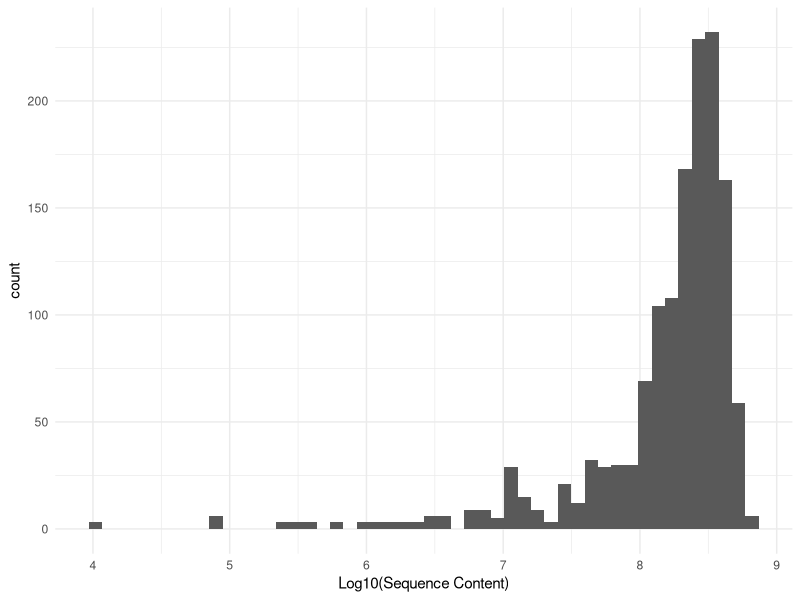
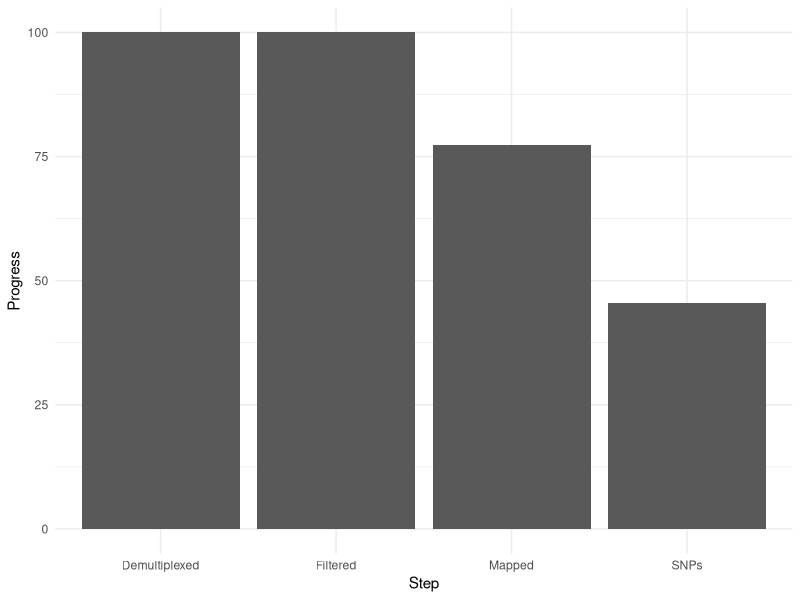

The R source for these figures, in order:
## ---- chunk 1
#| label: setup
#| message: false
#| warning: false
suppressMessages( library( knitr ) )
suppressMessages( library( kableExtra ) )
suppressMessages( library( tidyverse) )
suppressMessages( library( lubridate )  )
library( formattable)
options(knitr.kable.NA = '')
theme_set( theme_minimal() )
## ---- chunk 2
read_csv("sizes.csv",col_names = FALSE, show_col_types = F) -> tmp 
## ---- chunk 3
#| fig-cap: The distrubiton of sequence reads (denoted as log10 of file size) for all individuals sequenced. 
tmp %>%
  ggplot( aes(log10(X5) ) )  + 
  geom_histogram( bins=50) + 
  xlab("Log10(Sequence Content)")
## ---- chunk 4
tribble( ~Population, ~N, ~Demultiplexed, ~Filtered, ~Mapped, ~Sites, ~SNPs, ~Note,
         "A", 92,  as.Date("2023-01-23"), as.Date("2023-01-31"), as.Date("2023-02-04"), NA, NA, "",
         "B", 102, as.Date("2023-01-23"), as.Date("2023-01-31"), as.Date("2023-02-06"), NA, NA, "",
         "C", 139, as.Date("2023-01-23"), as.Date("2023-01-31"), as.Date("2023-02-10"), NA, NA, "",
         "D", 84,  as.Date("2023-01-23"), as.Date("2023-01-31"), as.Date("2023-02-12"), NA, NA, "",
         "E", 36,  as.Date("2023-01-23"), as.Date("2023-01-31"), as.Date("2023-02-13"), NA, NA, "",
         "F", 31,  as.Date("2023-01-23"), as.Date("2023-01-31"), as.Date("2023-02-14"), NA, NA, "",
         "G", 78,  as.Date("2023-01-23"), as.Date("2023-01-31"), as.Date("2023-02-16"), NA, NA, "",
         "H", 66,  as.Date("2023-01-23"), as.Date("2023-01-31"), NA, NA, NA, "",
         "I", 33,  as.Date("2023-01-23"), as.Date("2023-01-31"), NA, NA, NA, "",
         "J", 13,  as.Date("2023-01-23"), as.Date("2023-01-31"), as.Date("2023-02-15"), 9367, 1508, "Rerun FreeBayes",
         "K", 13,  as.Date("2023-01-23"), as.Date("2023-01-31"), as.Date("2023-02-15"), 9367, 1508, "Rerun FreeBayes",
         "L", 95,  as.Date("2023-01-23"), as.Date("2023-01-31"), NA, NA, NA, "",
         "M", 129, as.Date("2023-01-23"), as.Date("2023-01-31"), NA, NA, NA, "",
         "N", 53,  as.Date("2023-01-23"), as.Date("2023-01-31"), NA, NA, NA, "",
         "O", 44,  as.Date("2023-01-23"), as.Date("2023-01-31"), as.Date("2023-02-15"), 11338, 282, "Rerun FreeBayes",
         "P", 59,  as.Date("2023-01-23"), as.Date("2023-01-31"), as.Date("2023-02-15"), 10730, 1660, "",
         "Q", 18,  as.Date("2023-01-23"), as.Date("2023-01-31"), as.Date("2023-02-10"), 7100, 188, "Rerun FreeBayes",
         "R", 42,  as.Date("2023-01-23"), as.Date("2023-01-31"), as.Date("2023-02-13"), 10294, 1348, "",
         "S", 187, as.Date("2023-01-23"), as.Date("2023-01-31"), as.Date("2023-02-13"), 15089, 1994, "",
         "T", 81,  as.Date("2023-01-23"), as.Date("2023-01-31"), as.Date("2023-02-15"), 11986, 176, "Rerun FreeBayes",
         "V", 21,  as.Date("2023-01-23"), as.Date("2023-01-31"), as.Date("2023-02-13"), 8586, 58, "Rerun FreeBayes",
         "W", 53,  as.Date("2023-01-23"), as.Date("2023-01-31"), as.Date("2023-02-09"), 10891, 1113, ""
) -> progress
save(progress, file="progress.rda")
## ---- chunk 5
#| fig-cap: Progress of the main steps in processing raw sequence data.  
data.frame( Step = c("Demultiplexed", "Filtered", "Mapped", "SNPs"),
            Progress = 100.0 * c( 1.0 - (sum( is.na(progress$Demultiplexed) ) / nrow(progress)),
                                  1.0 - (sum( is.na(progress$Filtered) ) / nrow(progress)),
                                  1.0 - (sum( is.na(progress$Mapped) ) / nrow(progress)),
                                  1.0 - (sum( is.na(progress$SNPs) ) / nrow(progress)))
            ) %>%
  ggplot( aes(Step, Progress) ) + 
  geom_col()

## ---- chunk 6
#| fig-cap: Table 1 Current progress on bioinformatic workflows.
#| fig-cap-location: top

tmp <- progress %>% select( Population, N, Sites, SNPs) 
tmp$Demultiplexed <- 100
tmp$Filtered <- 100
tmp$Mapped <- 100
tmp %>%
  select( Population, N, Demultiplexed, Filtered, Mapped, everything()) -> tmp

tmp$Mapped[ tmp$Population == "L" ] <- round( (9+43+34) / tmp$N[ tmp$Population == "L"] * 100.0)

left2Do <- round(sum(tmp$N) - sum(tmp$Mapped/100 * tmp$N))


tmp %>% arrange( -Mapped, Population ) -> tmp

tmp$Mapped <- color_bar("lightgreen")(tmp$Mapped)
tmp$Demultiplexed <- color_bar( "lightgreen")(tmp$Demultiplexed)
tmp$Filtered <- color_bar( "lightgreen")(tmp$Filtered)

tmp$SNPs <- ifelse( tmp$SNPs > 1000, 
                    cell_spec( tmp$SNPs, color = "green", bold=TRUE),
                    cell_spec( tmp$SNPs, color = "red", italic=TRUE))

tmp %>% 
  kbl( escape = F, digits=0) %>%
  kable_paper("hover", full_width = FALSE) %>%
  column_spec( 3:5, width="3cm")
